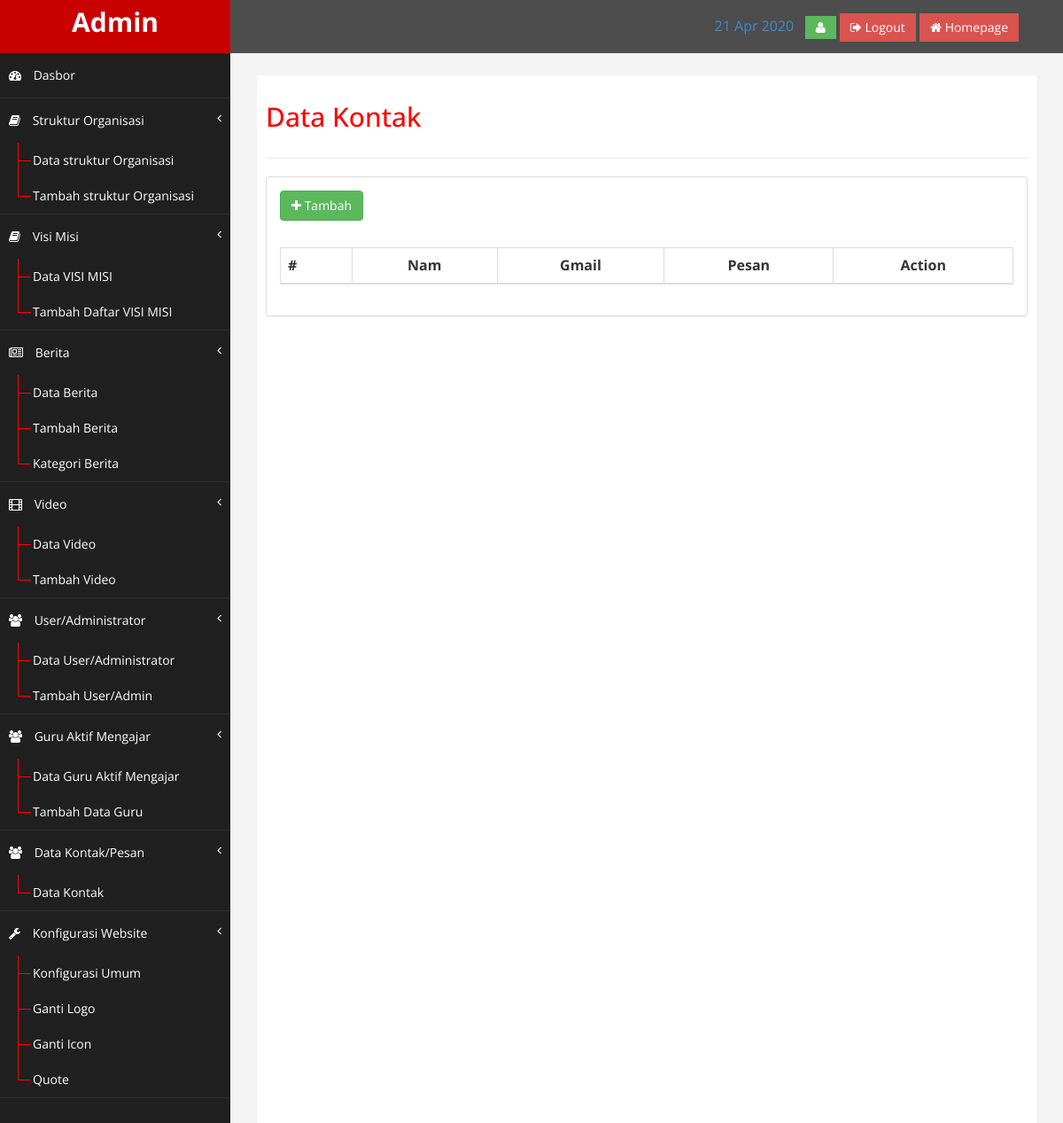
Page /index.php/admin/kontak on the earlier database version.
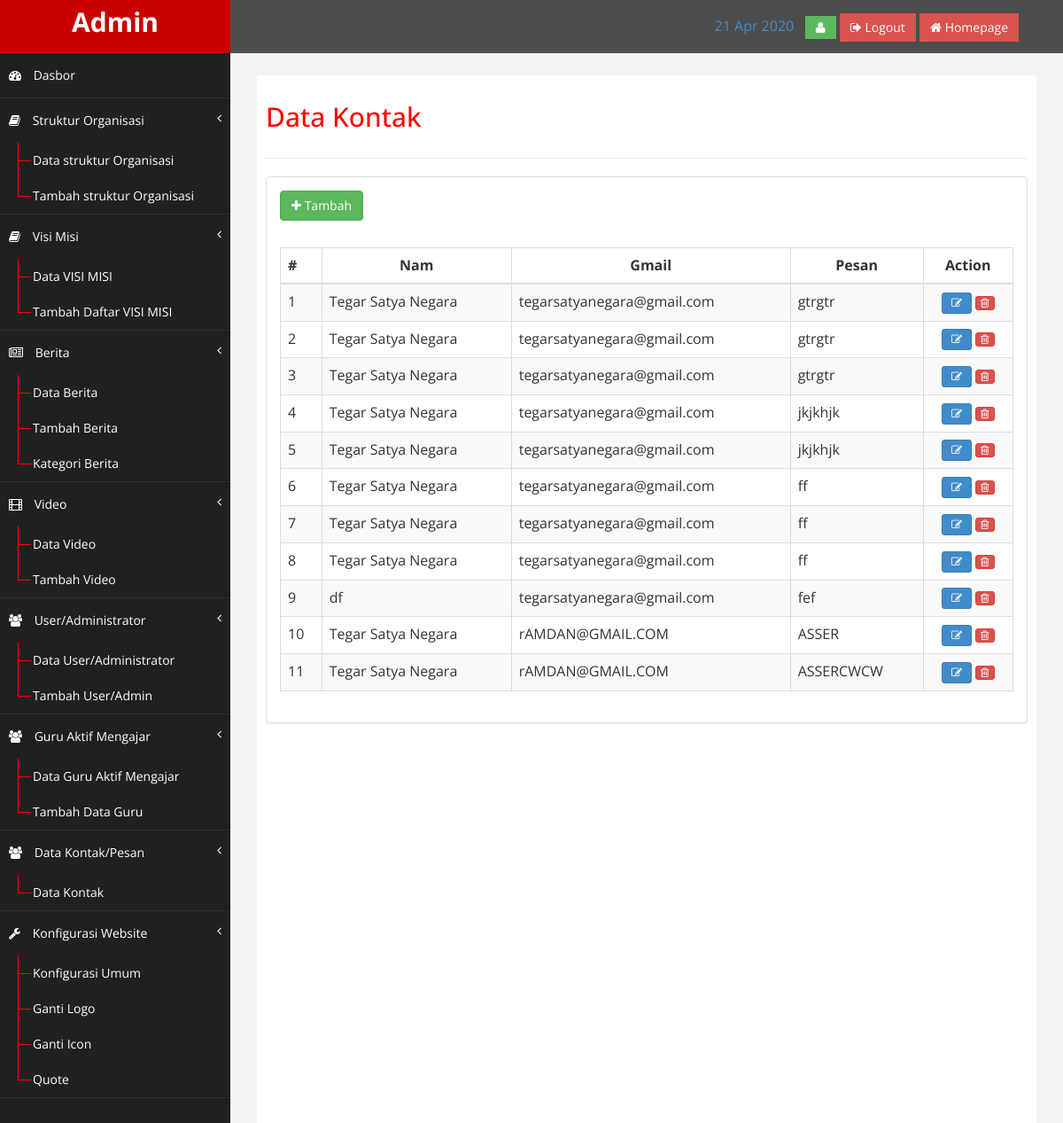
Same page on the later database version.
### tables this page shows
CREATE TABLE `kontak`  (
  `id_kontak` int(10) NOT NULL AUTO_INCREMENT,
  `nama` varchar(90) NOT NULL,
  `gmail` varchar(50) NOT NULL,
  `pesan` text NOT NULL,
  `tanggal` timestamp(0) NOT NULL DEFAULT CURRENT_TIMESTAMP ON UPDATE CURRENT_TIMESTAMP(0),
  PRIMARY KEY (`id_kontak`) USING BTREE
);

### application/views/admin/layout/content.php (called while the page is built)
<?php
if ($isi) {
	$this->load->view($isi);
}

### application/views/admin/layout/wrapper.php (called while the page is built)
<?php
require_once('head.php');
require_once('header.php');
require_once('nav.php');
require_once('content.php');
require_once('footer.php');

### application/controllers/admin/Kontak.php (called while the page is built, shortened)
<?php
class Kontak extends CI_Controller
{
    public function __construct()
    {
        $this->load->model('Kontak_model');
    }
    public function index()
    {
        $kontak = $this->Kontak_model->listing();
        $data = array(
            'title'              =>    'Data Kontak',
            'kontak'             =>    $kontak,
            'isi'                =>    'admin/kontak/list'
        );
        $this->load->view('admin/layout/wrapper', $data, FALSE);
    }
}

### index.php (called while the page is built, shortened)
<?php
require_once BASEPATH.'core/CodeIgniter.php';

### application/models/Kontak_model.php (called while the page is built, shortened)
<?php
class Kontak_model extends CI_Model
{
	public function listing()
	{
		$this->db->select('*');
		$this->db->from('kontak');
		$this->db->order_by('id_kontak');
		$query = $this->db->get();
		return $query->result();
	}
}

### application/views/admin/kontak/list.php (the view)
<a href="#" class="btn btn-success">
	<i class="fa fa-plus"></i> Tambah</a></p>
<table class="table table-striped table-bordered table-hover" id="dataTables-example">
	<thead>
		<tr>
			<th>#</th>
			<th>
				<center>Nam</center>
			</th>
			<th>
				<center>Gmail</center>
			</th>
			<th>
				<center>Pesan</center>
			</th>
			<th>
				<center>Action</center>
			</th>
		</tr>
	</thead>
	<tbody>
		<?php $i = 1;
		foreach ($kontak as $kontak) { ?>
			<tr class="odd gradeX">
				<td><?php echo $i ?></td>
				<td><?php echo $kontak->nama ?></td>
				<td><?php echo $kontak->gmail ?></td>
				<td><?php echo $kontak->pesan?></td>
				<td>
					<center>
						<a href="#" class="btn btn-primary btn-sm"><i class="fa fa-edit"></i></a>
						<?php include('delete.php') ?>
					</center>
				</td>
			</tr>
		<?php $i++;
		} ?>
	</tbody>
</table>

### application/views/admin/kontak/delete.php (shortened to what this page needs)
<button class="btn btn-danger btn-xs" data-toggle="modal" data-target="#myModal<?php echo $i ?>">
    <i class="fa fa-trash-o"></i>
</button>

Differences in the rows shown:
added kontak: nama "Tegar Satya Negara", gmail "tegarsatyanegara@gmail.com", pesan "gtrgtr"
added kontak: nama "Tegar Satya Negara", gmail "tegarsatyanegara@gmail.com", pesan "gtrgtr"
added kontak: nama "Tegar Satya Negara", gmail "tegarsatyanegara@gmail.com", pesan "gtrgtr"
added kontak: nama "Tegar Satya Negara", gmail "tegarsatyanegara@gmail.com", pesan "jkjkhjk"
added kontak: nama "Tegar Satya Negara", gmail "tegarsatyanegara@gmail.com", pesan "jkjkhjk"
added kontak: nama "Tegar Satya Negara", gmail "tegarsatyanegara@gmail.com", pesan "ff"
added kontak: nama "Tegar Satya Negara", gmail "tegarsatyanegara@gmail.com", pesan "ff"
added kontak: nama "Tegar Satya Negara", gmail "tegarsatyanegara@gmail.com", pesan "ff"
added kontak: nama "df", gmail "tegarsatyanegara@gmail.com", pesan "fef"
added kontak: nama "Tegar Satya Negara", gmail "rAMDAN@GMAIL.COM", pesan "ASSER"
added kontak: nama "Tegar Satya Negara", gmail "rAMDAN@GMAIL.COM", pesan "ASSERCWCW"
